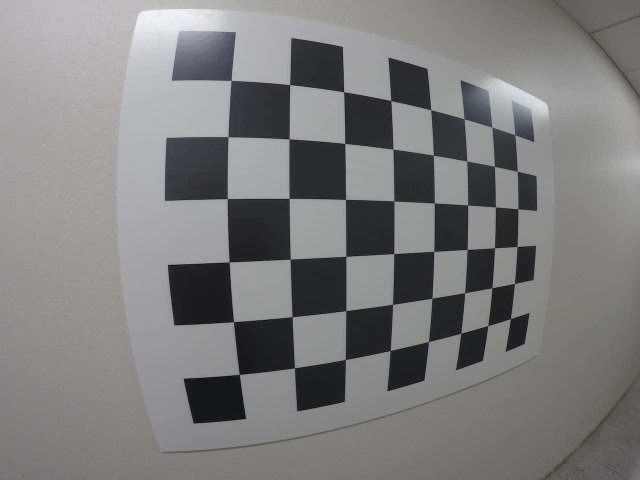
#> input picture 5_camera_cal/test_image2.png, 1280 x 960 px (shown at 1/2 size)
$ jupyter execute --allow-errors 5_prespective_transform.ipynb   (shell and % lines are left out)
#> lines starting #> are read from the running program, lines starting #| are printed output that depends on the picture; after the words box and inside, x2 and y2 are one past the last pixel; in counts of white or black regions, pixels touching at a corner belong together
# Prespective Transform Example

[cell 1]
# imports
import numpy as np
import cv2
import matplotlib.pyplot as plt
import matplotlib.image as mpimg

#> (a cell that did not finish here is left out)

**We need to manually create four points on the original source image and destination image**

#> (a cell that did not finish here is left out)

[cell 4]
# define prespective transform function
def warp(img):
    # define calibration box in source and destination coods
    img_size = (img.shape[1], img.shape[0])

    # four source coods
    src = np.float32([[1354, 142], [1373, 322], [994, 436], [981, 283]])
    # four destination (wrapped) coods
    dst = np.float32([[1354, 142], [1354, 300], [950, 300], [950, 142]])

    # compute prespective transform
    M = cv2.getPerspectiveTransform(src, dst)

    # inverse prespective transform
    M_inv = cv2.getPerspectiveTransform(dst, src)

    # create warped image - uses linear interpolation
    warped = cv2.warpPerspective(img, M, img_size, flags=cv2.INTER_LINEAR)
    return warped

#> (a cell that did not finish here is left out)

## Practice Problem
To do that, you need to write a function that takes your distorted image as input and completes the following steps:

Undistort the image using cv2.undistort() with mtx and dist
Convert to grayscale
Find the chessboard corners
Draw corners
Define 4 source points (the outer 4 corners detected in the chessboard pattern)
Define 4 destination points (must be listed in the same order as src points!)
Use cv2.getPerspectiveTransform() to get M, the transform matrix
use cv2.warpPerspective() to apply M and warp your image to a top-down view

[cell 6]
import pickle
import cv2
import numpy as np
import matplotlib.pyplot as plt
import matplotlib.image as mpimg

# Read in the saved camera matrix and distortion coefficients
# These are the arrays you calculated using cv2.calibrateCamera()
dist_pickle = pickle.load( open( "wide_dist_pickle.p", "rb" ) )
#> (reads 5_camera_cal/wide_dist_pickle.p from the repository)
#> dist_pickle = 4 items
mtx = dist_pickle["mtx"]
#> mtx = [[560.3, 0, 651.3], [0, 561.4, 499.1], [0, 0, 1]]
dist = dist_pickle["dist"]
#> dist = [[-0.233, 0.0617, -1.8e-05, 3.4e-05, -0.00755]]

# Read in an image
img = cv2.imread('test_image2.png')
#> img is the input picture: shape (960, 1280, 3); mean B, G, R 124.9, 125, 125.3
nx = 8 # the number of inside corners in x
ny = 6 # the number of inside corners in y

def corners_unwarp(img, nx, ny, mtx, dist):
#> called with nx = 8, ny = 6, mtx = array of shape (3, 3), dist = array of shape (1, 5)
    img_size = (img.shape[1], img.shape[0])
#> img_size = (1280, 960)

    M = None
    warped = np.copy(img)

    # 1) Undistort using mtx and dist
    undist = cv2.undistort(img, mtx, dist, None, mtx)
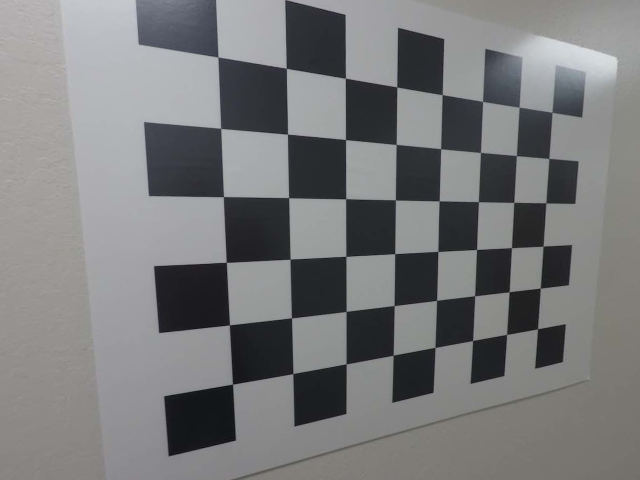
#> undist: shape (960, 1280, 3) (shown at 1/2 size); mean B, G, R 123, 122, 121.3

    # 2) Convert to grayscale
    gray = cv2.cvtColor(undist, cv2.COLOR_BGR2GRAY)

    # 3) Find the chessboard corners
    ret, corners = cv2.findChessboardCorners(gray, (nx, ny), None)
#> ret = True; corners = 48 rows, first 8: [436.5, 114.3], [573.6, 137.9], [691.4, 156.4], [793.9, 174.5], [884.1, 190.4], [966.1, 203.4], [1038, 215.6], [1104, 224.7]

    # 4) If corners found:
    if ret:
        # a) draw corners
        cv2.drawChessboardCorners(undist, (8,6), corners, ret)
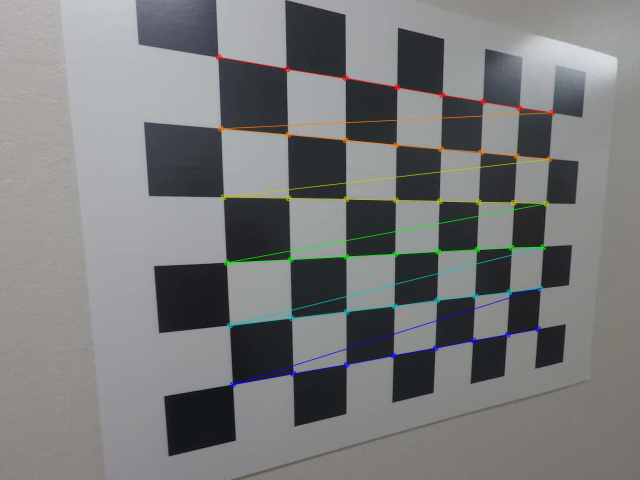
#> undist: shape (960, 1280, 3) (shown at 1/2 size); 2.03% of pixels changed, all inside (x1, y1, x2, y2) = (431, 108, 1111, 776)
        plt.imshow(undist)
        # b) define 4 source points src = np.float32([[,],[,],[,],[,]])
        assert(len(corners) == nx*ny)
        src = np.float32([corners[0][0], corners[nx-1][0], corners[nx*ny-1][0], corners[nx*(ny-1)][0]])
#> src = [[436.5, 114.3], [1104, 224.7], [1075.5, 658], [465.3, 768.6]]
        # c) define 4 destination points dst = np.float32([[,],[,],[,],[,]])
        dst = np.float32([[100,100], [1200, 100], [1200, 900], [100, 900]])
        # d) use cv2.getPerspectiveTransform() to get M, the transform matrix
        M = cv2.getPerspectiveTransform(src, dst)
#> M = [[0.832, -0.0498, -276.5], [-0.188, 0.88, 62.41], [-0.000407, -0.000114, 1]]
        # e) use cv2.warpPerspective() to warp your image to a top-down view
        warped = cv2.warpPerspective(undist, M, img_size, flags=cv2.INTER_LINEAR)
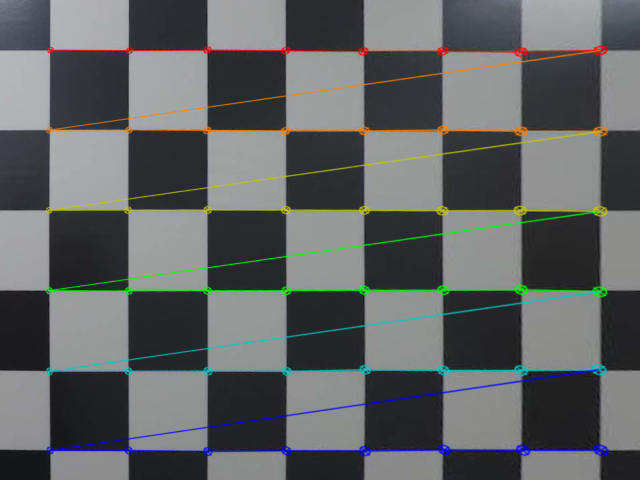
#> warped: shape (960, 1280, 3) (shown at 1/2 size); mean B, G, R 99.9, 99.3, 95.6
    else:
        print('No corners found')

    return warped, M

top_down, perspective_M = corners_unwarp(img, nx, ny, mtx, dist)
#> perspective_M has the same summary as M in corners_unwarp
f, (ax1, ax2) = plt.subplots(1, 2, figsize=(24, 9))
f.tight_layout()
ax1.imshow(img)
ax1.set_title('Original Image', fontsize=50)
ax2.imshow(top_down)
ax2.set_title('Undistorted and Warped Image', fontsize=50)
plt.subplots_adjust(left=0., right=1, top=0.9, bottom=0.)
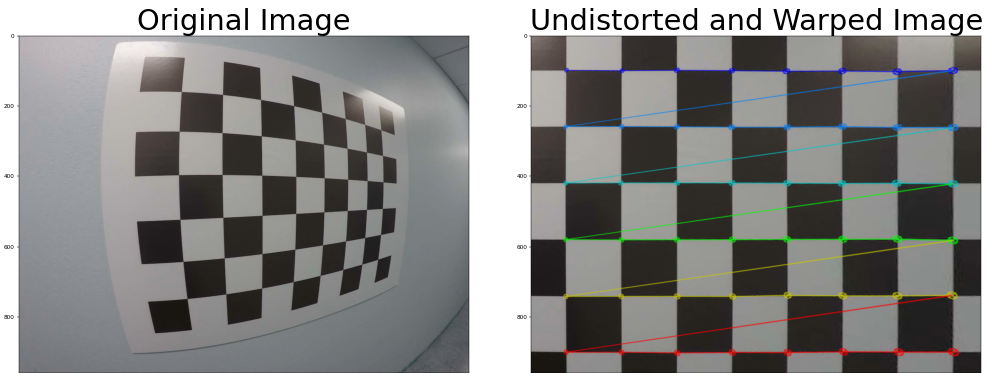
#> figure drawn by matplotlib, 2 panels; B, G, R data is drawn as R, G, B
